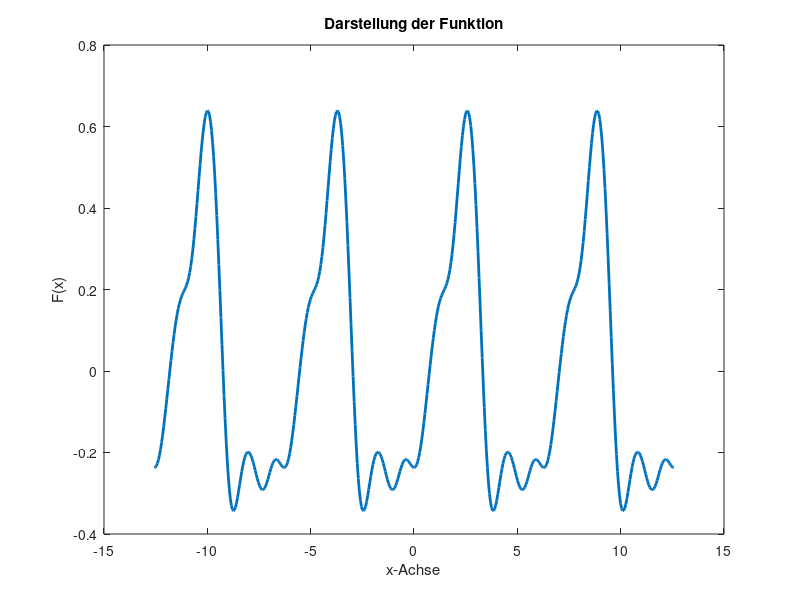

Recreate this plot in MATLAB.
function plotComplexSequence2()
    % Anzahl der Schritte für die diskrete Berechnung
    N = 500;

    % Bereich für die x-Achse
    x = linspace(-4*pi, 4*pi, N);

    % Anzahl der Terme in der Summe
    M = 4;

    % Initialisierung der Funktion
    f = zeros(1, N);

    % Berechnung der Fourier-Reihe
    for n = 1:M
        f =  f - (2/(((2*n-1)^2)*pi^2)) * cos((2*n-1)*x) + ((-1)^(n+1)/(n*pi))*sin(n*x);
    end

    % Darstellung der Ergebnisse
    figure;
    plot(x, f, 'LineWidth', 2);
    xlabel('x-Achse');
    ylabel('F(x)');
    title('Darstellung der Funktion');

end
